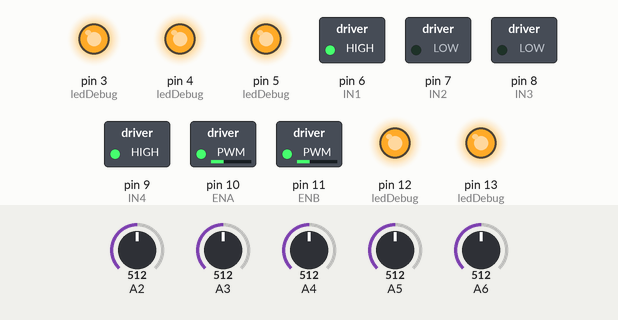
Bench run of a sketch on a simulated Arduino Nano, built with avr-gcc and run on an emulated ATmega328P. Parts: switched loads named in the sketch (green lamp = pin HIGH), output pins drawn as LEDs (lit = HIGH). Inputs (shaded band) come from the test bench; at power-on: A2 = 512, A3 = 512, A4 = 512, A5 = 512, A6 = 512.

Above: at 1.2 s.
1.3 s: A2 set to 315
2.8 s: A2 set to 290
At 3.8 s:
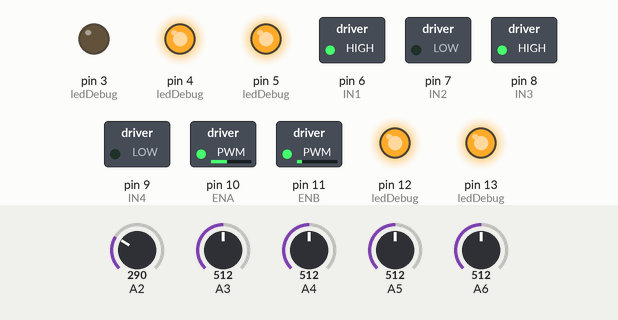
4.3 s: A3 set to 315
5.8 s: A3 set to 282
At 6.9 s:
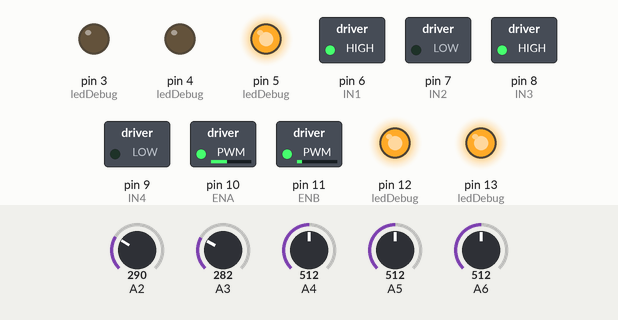
7.3 s: A4 set to 310
8.8 s: A4 set to 282
At 10.0 s:
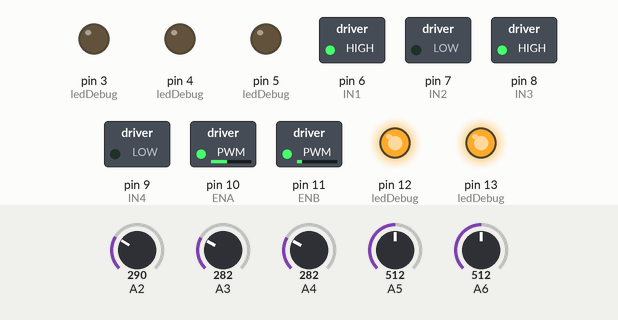
Timing chart, 0 to 11.3 s (numbered marks = the images above; inputs shaded):
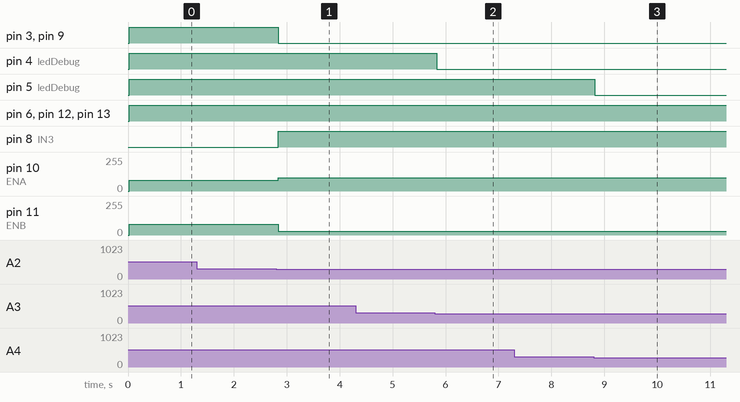

The sketch:

Mini_Project_Car_robot.ino
```cpp
#define SENSOR_1 A2
#define SENSOR_2 A3
#define SENSOR_3 A4
#define SENSOR_4 A5
#define SENSOR_5 A6

#define ENA 10
#define IN1 6
#define IN2 7
#define ENB 11
#define IN3 8
#define IN4 9
//-------------------------------------------------------------------- SETUP -------------------------------------------------------------------------------------------
void setup(){
  pinMode(ENA,OUTPUT);
  pinMode(IN1,OUTPUT);
  pinMode(IN2,OUTPUT);

  pinMode(ENB,OUTPUT);
  pinMode(IN3,OUTPUT);
  pinMode(IN4,OUTPUT);

  Serial.begin(9600);
}
//----------------------------------------------------------------------------------------------------------------------------------------------------------------------
//--------------------------------------------------------------------- Main -------------------------------------------------------------------------------------------
//------------------------- Control Variable --------------------------
int baseSpeed = 60;
int maxSpeed = 200;

int Kp = 20;
int Kd = 18;

int error = 0;
int preError = 0;
//---------------------------------------------------------------------
//------------------------- Sensor variable ---------------------------
int sensorAnalogValue[5];
int sensorDigitalValue[5];
//---------------------------------------------------------------------
//------------------------- Main Loop ---------------------------------
void loop(){
  //----- get sensor value -----------
  readSensorValue();

  //----- Show Led Detect ------------
  ledDebug(sensorDigitalValue[0],sensorDigitalValue[1],sensorDigitalValue[2],sensorDigitalValue[3],sensorDigitalValue[4]);

  //----- Get error ------------------
  error = getError(sensorDigitalValue[0],sensorDigitalValue[1],sensorDigitalValue[2],sensorDigitalValue[3],sensorDigitalValue[4]);

  //-----  Action --------------------
  if(error == 0){
    baseSpeed = 80;
  }
  else{
    baseSpeed = 60;
  }

  if(error == 100 && preError == 100){
    motorControlLeft(-70);
    motorControlRight(-70);
    delay(300);
  }
  else if(error == -10){
    motorControlLeft(-30);
    motorControlRight(100);
  }
  else if(error == 10){
    motorControlLeft(100);
    motorControlRight(-30);
  }
  else{
    // Adjust motor speed
    int adjustSpeed;
    if(preError != 100 && preError != 10 && preError !=-10){
       adjustSpeed = Kp*error + Kd*(error - preError);
    }
    else{
      adjustSpeed = Kp*error;
    }
    int leftMotorSpeed = baseSpeed + adjustSpeed;
    int rightMotorSpeed = baseSpeed - adjustSpeed;

    // Limit motor speed
    if(leftMotorSpeed > maxSpeed){
      leftMotorSpeed = maxSpeed;
    }
    if(leftMotorSpeed < -maxSpeed){
      leftMotorSpeed = -maxSpeed;
    }
    if(rightMotorSpeed > maxSpeed){
      rightMotorSpeed = maxSpeed;
    }
    if(rightMotorSpeed < -maxSpeed){
      rightMotorSpeed = -maxSpeed;
    }

    // Control motor
    motorControlLeft(leftMotorSpeed);
    motorControlRight(rightMotorSpeed);
  }

  //----- remember previous error -----
  preError = error;
}
//------------------------- Main Loop ---------------------------------
//----------------------------------------------------------------------------------------------------------------------------------------------------------------------
//-------------------------------------------------------------------- USER DEFINE -------------------------------------------------------------------------------------
//------------------------- Sensor get value --------------------------
void readSensorValue(){                                       // Read sensors in analog value and convert to digital value
  for(int i=0;i<5;i++){
    sensorAnalogValue[i] = getAnalogValue(SENSOR_1+i);
    sensorDigitalValue[i] = getDigitalValue(sensorAnalogValue[i]);
  }
}

int getAnalogValue(int pin){                                   // Read analog value from sensors with 40 buffers
  int sensor_analog_value = 0;
  int buff_size = 40 ;
  for(int i=0;i<buff_size;i++){
    sensor_analog_value += analogRead(pin);
  }

  return sensor_analog_value/buff_size;
}
int getDigitalValue(int sensor_analog_value){                   // Convert analog value to digital value
  int indicator = 300;
  if(sensor_analog_value >= indicator){
    return 1;  //white
  }
  else{
    return 0;  //black
  }
}

//---------------------------------------------------------------------
//------------------------- Error get value ---------------------------
int getError(int value_1, int value_2, int value_3, int value_4, int value_5){          // Get Error value
    //detect 5 sensors
    if(value_1 == 1 && value_2 == 1 && value_3 == 1 && value_4 == 1 && value_5 == 1){
      return preError;
    }
    else if(value_1 == 0 && value_2 == 0 && value_3 == 0 && value_4 == 0 && value_5 == 0){
      return 100;
    }

    // Detect 4 sensors
    else if(value_1 == 1 && value_2 == 1 && value_3 == 1 && value_4 == 1 && value_5 == 0){
      if(preError == 10){
        return preError;
      }
      return -10;
    }
    if(value_1 == 0 && value_2 == 1 && value_3 == 1 && value_4 == 1 && value_5 == 1){
      if(preError == -10){
        return preError;
      }
      return 10;
    }

    // Detect 3 sensors
    else if(value_1 == 1 && value_2 == 1 && value_3 == 1 && value_4 == 0 && value_5 == 0){
      if(preError == -10 || preError == 10){
        return preError;
      }
      return -1;
    }
    else if(value_1 == 0 && value_2 == 1 && value_3 == 1 && value_4 == 1 && value_5 == 0){
      return 0;
    }
    else if(value_1 == 0 && value_2 == 0 && value_3 == 1 && value_4 == 1 && value_5 == 1){
      if(preError == -10 || preError == 10){
        return preError;
      }
      return 1;
    }

    // Detect 2 sensors
    else if(value_1 == 1 && value_2 == 1 && value_3 == 0 && value_4 == 0 && value_5 == 0){
      if(preError == -10 || preError == 10){
        return preError;
      }
      return -3;
    }
    else if(value_1 == 0 && value_2 == 1 && value_3 == 1 && value_4 == 0 && value_5 == 0){
      return -1;
    }
    else if(value_1 == 0 && value_2 == 0 && value_3 == 1 && value_4 == 1 && value_5 == 0){
      return 1;
    }
    else if(value_1 == 0 && value_2 == 0 && value_3 == 0 && value_4 == 1 && value_5 == 1){
      if(preError == -10 || preError == 10){
        return preError;
      }
      return 3;
    }

    // Detect 1 sensor
    else if(value_1 == 1 && value_2 == 0 && value_3 == 0 && value_4 == 0 && value_5 == 0){
      return -4;
    }
    else if(value_1 == 0 && value_2 == 1 && value_3 == 0 && value_4 == 0 && value_5 == 0){
      return -1;
    }
    else if(value_1 == 0 && value_2 == 0 && value_3 == 1 && value_4 == 0 && value_5 == 0){
      return 0;
    }
    else if(value_1 == 0 && value_2 == 0 && value_3 == 0 && value_4 == 1 && value_5 == 0){
      return 1;
    }
    else if(value_1 == 0 && value_2 == 0 && value_3 == 0 && value_4 == 0 && value_5 == 1){
      return 4;
    }

    // Default case
    else {
      return preError;
    }
}
//---------------------------------------------------------------------
//------------------------- Motor Control -----------------------------
void motorControlLeft(int left_motor_speed){          // Control left motor
  // Forward
  if(left_motor_speed >= 0){
    analogWrite(ENA, left_motor_speed);
    digitalWrite(IN1,HIGH);
    digitalWrite(IN2,LOW);
  }

  // Reverse
  else{
    analogWrite(ENA, -(left_motor_speed));
    digitalWrite(IN1,LOW);
    digitalWrite(IN2,HIGH);
  }
}
void motorControlRight(int right_motor_speed){         // Control right motor
  // Forward
  if(right_motor_speed >= 0){
    analogWrite(ENB, right_motor_speed);
    digitalWrite(IN3,LOW);
    digitalWrite(IN4,HIGH);
  }

  // Reverse
  else{
    analogWrite(ENB, -(right_motor_speed));
    digitalWrite(IN3,HIGH);
    digitalWrite(IN4,LOW);
  }
}
//---------------------------------------------------------------------
//------------------------- Led Debug Show  ---------------------------
void ledDebug(int value_1, int value_2, int value_3, int value_4, int value_5){         // Show sensor detected
  // Led pin setup
  pinMode(3,OUTPUT);
  pinMode(4,OUTPUT);
  pinMode(5,OUTPUT);
  pinMode(12,OUTPUT);
  pinMode(13,OUTPUT);

  // Led Show status
  digitalWrite(3,value_1);
  digitalWrite(4,value_2);
  digitalWrite(5,value_3);
  digitalWrite(12,value_4);
  digitalWrite(13,value_5);
}
//---------------------------------------------------------------------
//----------------------------------------------------------------------------------------------------------------------------------------------------------------------
```

Measured:
- the behaviour switches between 300 and 299 on A2 (found by bisection; images 0 and 1)
- the behaviour switches between 300 and 299 on A3 (found by bisection; images 1 and 2)
- the behaviour switches between 300 and 299 on A4 (found by bisection; images 2 and 3)
- after the input at 1.3 s, every drawn part: stays the same
- after the input at 2.8 s, pin 3 (ledDebug), pin 9 (IN4): HIGH → LOW at once; pin 8 (IN3): LOW → HIGH at once; pin 10 (ENA): 80/255 → 100/255 at once; pin 11 (ENB): 80/255 → 30/255 at once
- after the input at 4.3 s, every drawn part: stays the same
- after the input at 5.8 s, pin 4 (ledDebug): HIGH → LOW at once
- after the input at 7.3 s, every drawn part: stays the same
- after the input at 8.8 s, pin 5 (ledDebug): HIGH → LOW at once
